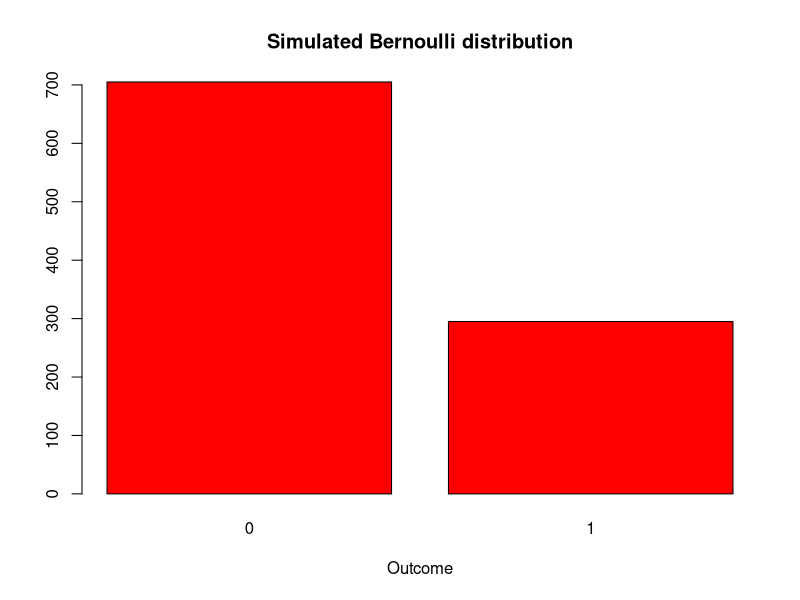
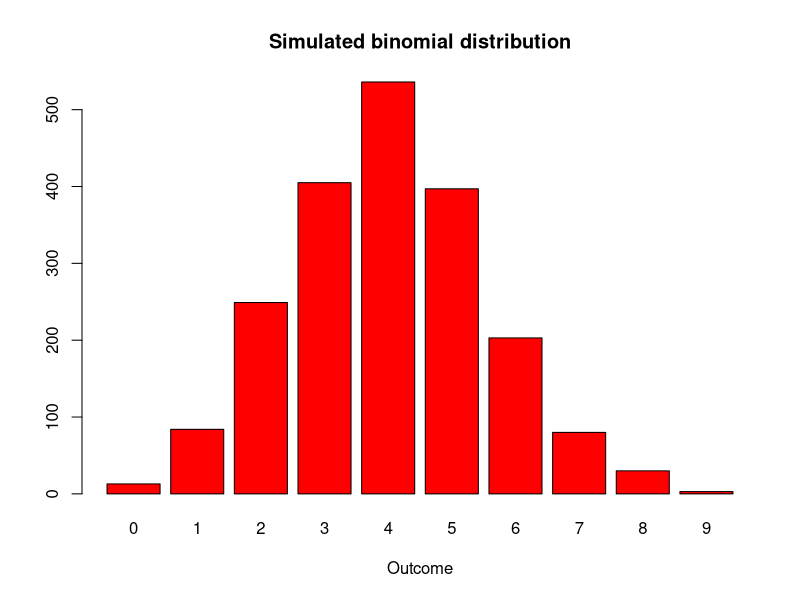

Source code (R) for these figures, in order:
## ---- chunk 1
# Simulate Bernoulli distribution

set.seed(123)
p_success <- 0.3
bernoulli_data <- rbinom(1000, size = 1, prob = p_success)

# Plot simulated data

barplot(table(bernoulli_data), main = "Simulated Bernoulli distribution", xlab = "Outcome", col = "red", border = "black")
## ---- chunk 2
# Simulate binomial distribution

set.seed(123)
p_success <- 0.4
n_trials <- 10 
binomial_data <- rbinom(2000, size = n_trials, prob = p_success)

# Plot simulated data

barplot(table(binomial_data), main = "Simulated binomial distribution", xlab = "Outcome", col = "red", border = "black")
